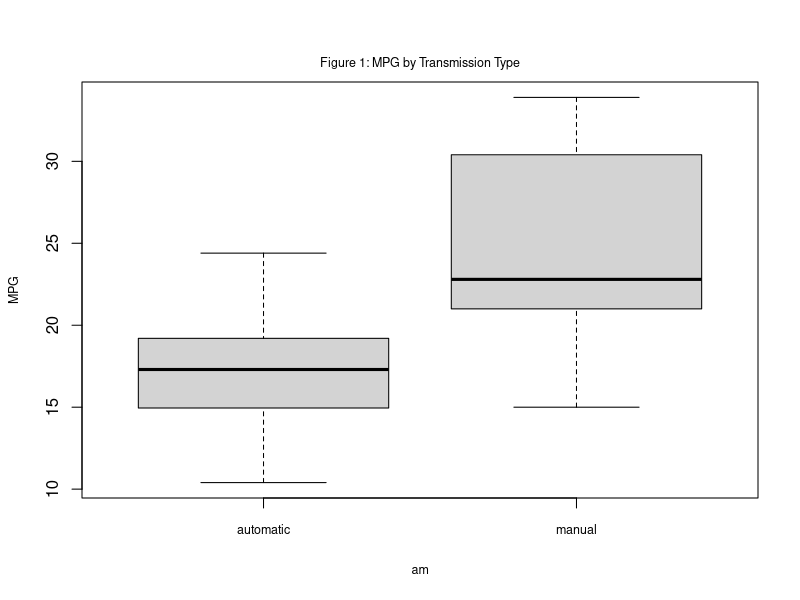
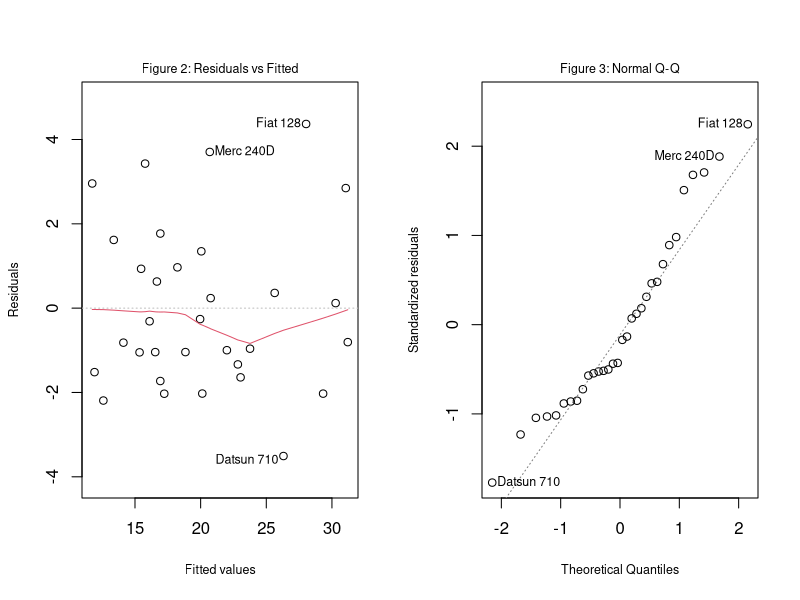

Write the R code that produced these figures, in order.
## ---- chunk 1
knitr::opts_chunk$set(echo = TRUE)
options(digits = 4, scipen = 999)
## ---- chunk 2
data(mtcars)
boxplot(mpg ~ am, mtcars, xaxt = "n", ylab = "MPG", cex = 0.75, cex.lab = 0.75)
axis(side = 1, at = c(1, 2), labels = c("automatic", "manual"), cex.axis = 0.75)
title(main = "Figure 1: MPG by Transmission Type", 
      line = 0.75, cex.main = 0.75, font.main = 1)
## ---- chunk 3
library(xtable)
model <- lm(mpg ~ am * wt + qsec, mtcars)
print(xtable(model, digits = 4, caption = "Model Coefficients"), comment = F)
## ---- chunk 4
hatvalue_summary <- t(as.matrix(summary(hatvalues(model))))
print(xtable(hatvalue_summary, caption = "Distribution of Hat Values"), 
      comment = F, include.rownames = F)
## ---- chunk 5
par(mfrow=c(1, 2))
plot(model, which=c(1,2), caption = c("Figure 2: Residuals vs Fitted", 
                                      "Figure 3: Normal Q-Q"), 
     font.main = 1, cex.lab = 0.75, cex.caption = 0.75)
## ---- chunk 6
feature_select <- function() {
    data <- mtcars
    repeat {
        model <- lm(mpg ~ ., data)
        coef <- coefficients(summary(model))[-1,]
        max.p <- max(coef[,4])
        if(max.p < 0.05) {
            print(paste("Selected features:", 
                        paste(rownames(coefficients(summary(model)))[-1], 
                              collapse=" ")))
            return(model)
        }
        var.max.p <- rownames(coef)[which.max(coef[,4])]
        data <- data[setdiff(names(data), var.max.p)]
    }
}

model1 <- feature_select()
## ---- chunk 7
models <- list(
    both = lm(mpg ~ am * wt + am * qsec, mtcars),
    qsec = lm(mpg ~ am * qsec + wt, mtcars),
    wt = lm(mpg ~ am * wt + qsec, mtcars),
    neither = model1
)

varnames <- rownames(coefficients(summary(models$both)))
adj.r.squared <- sapply(models, 
                        function(model) summary(model)$adj.r.squared)
p.value.anova <- sapply(models, 
                        function(model) anova(model1, model)[["Pr(>F)"]][-1])
p.values <- t(sapply(models, 
                     function(model) coefficients(summary(model))[,4][varnames]))
comparison_table <- cbind(adj.r.squared, p.value.anova, p.values)
print(xtable(comparison_table, digits = 4), comment = F)
